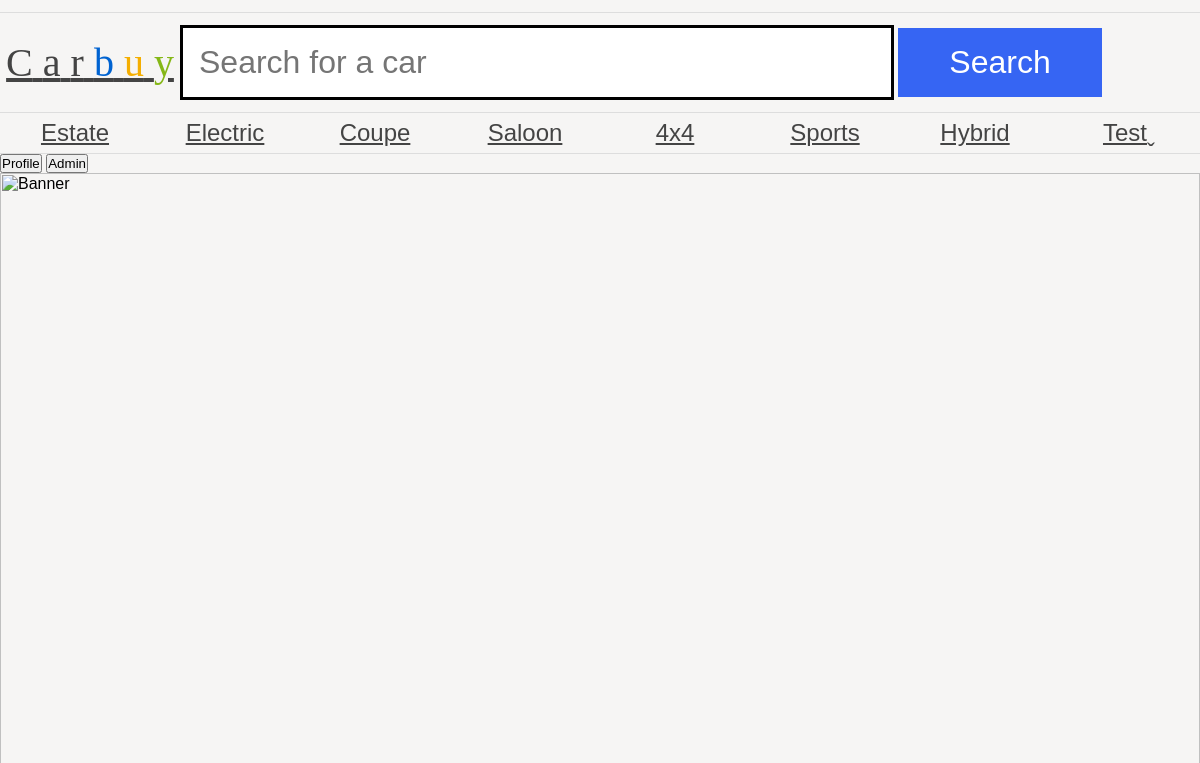
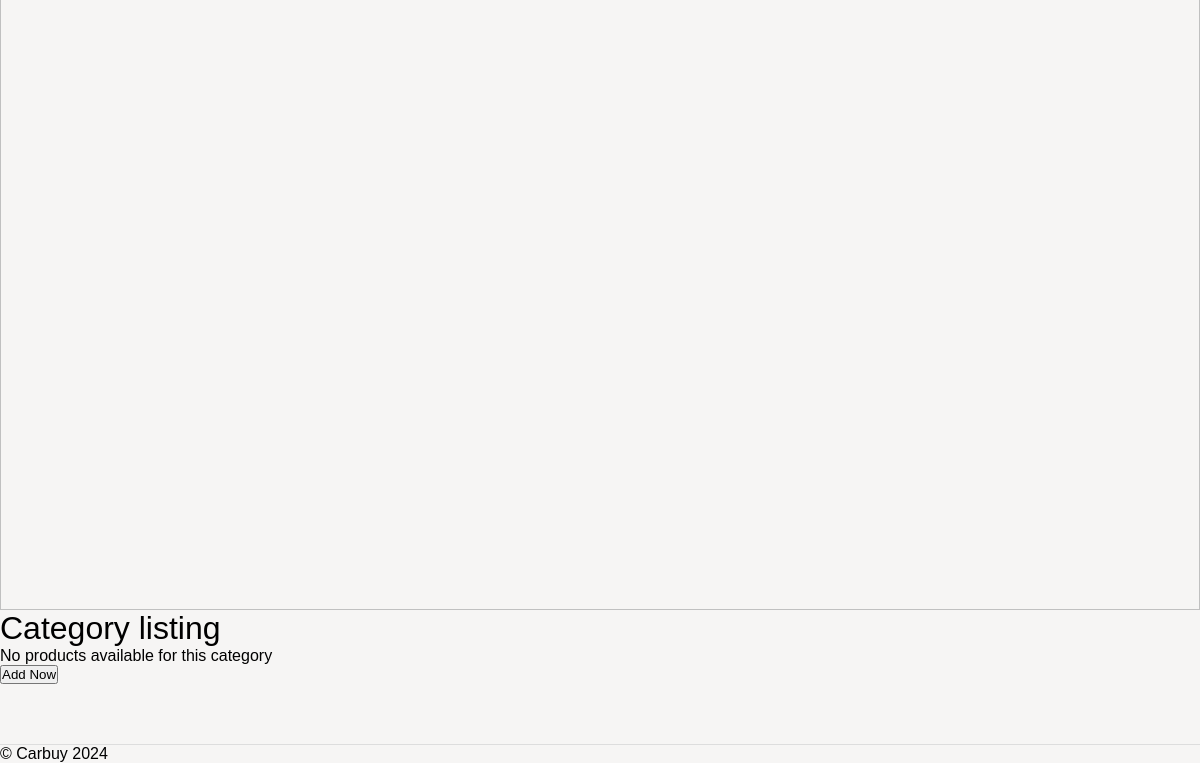
Before: /as1/public/categoryPage.php?categoryID=1 with the older database file (2 pictures, top to bottom).
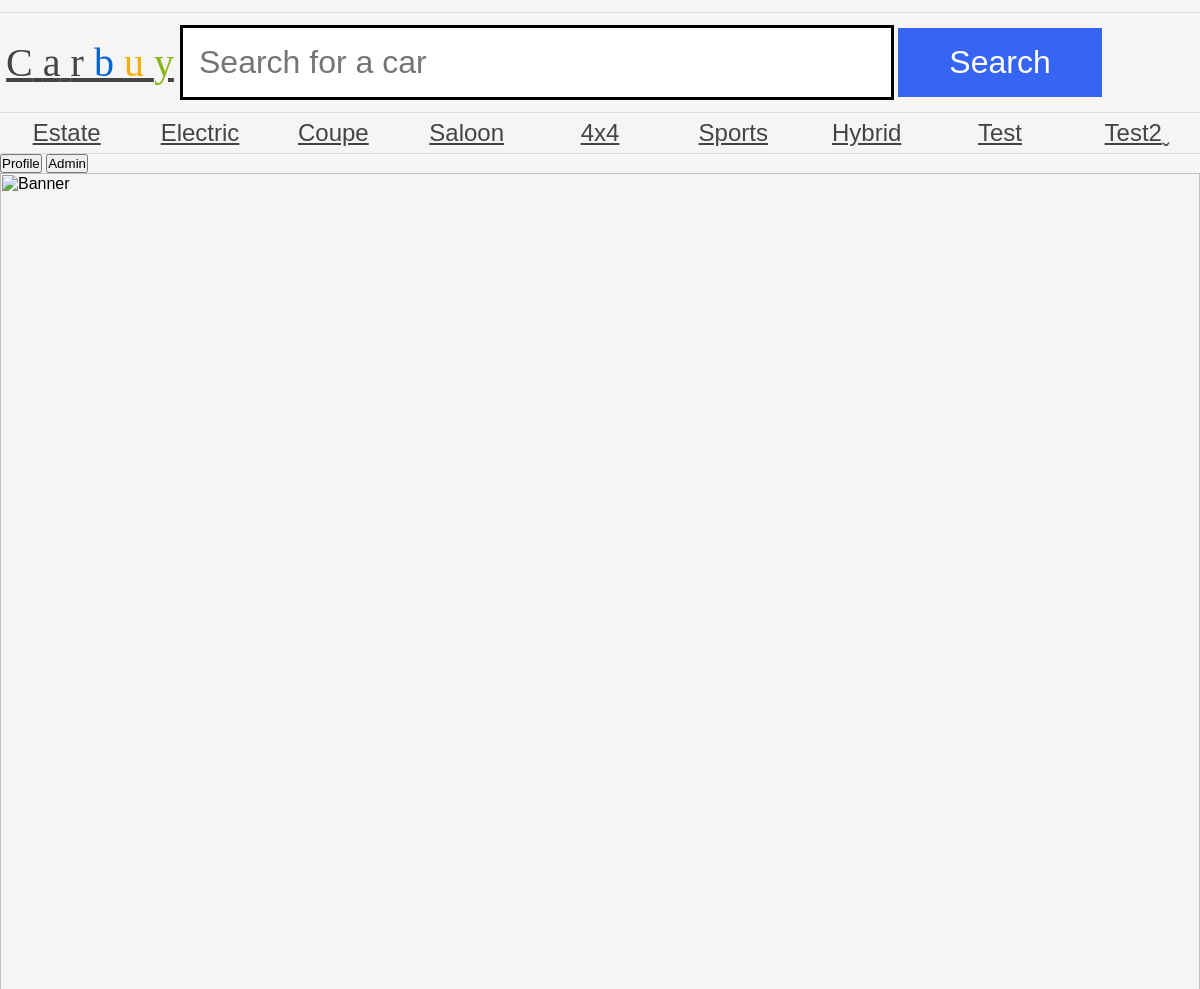
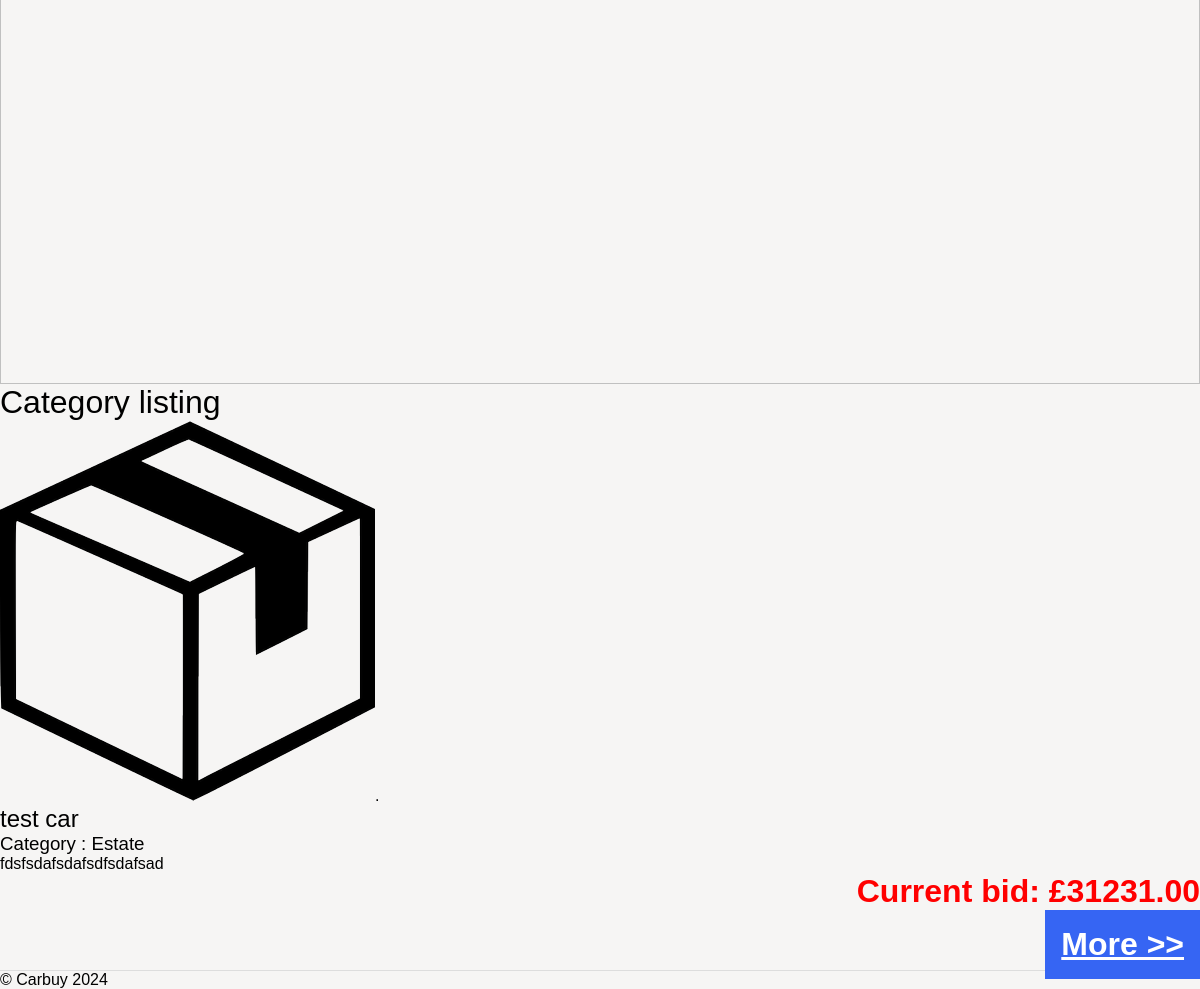
After: the same page with the newer database file (2 pictures, top to bottom).
### tables this page shows
CREATE TABLE `category` (
  `category_id` int(11) NOT NULL AUTO_INCREMENT,
  `name` varchar(255) DEFAULT NULL,
  PRIMARY KEY (`category_id`)
);

CREATE TABLE `auction` (
  `product_id` int(11) NOT NULL AUTO_INCREMENT,
  `title` varchar(255) DEFAULT NULL,
  `endDate` date DEFAULT NULL,
  `description` varchar(255) DEFAULT NULL,
  `categoryId` varchar(255) DEFAULT NULL,
  `price` decimal(8,2) DEFAULT NULL,
  `user_id` int(11) DEFAULT NULL,
  PRIMARY KEY (`product_id`),
  KEY `Foreign` (`user_id`) USING BTREE,
  CONSTRAINT `test` FOREIGN KEY (`user_id`) REFERENCES `users` (`id`) ON DELETE CASCADE ON UPDATE CASCADE
);

### as1/public/dbConn.php (called while the page is built, shortened)
<?php
$username = "v.je";
$password = "v.je";
$conn = new PDO('mysql:dbname=assignment1;host=mysql', $username, $password, [PDO::ATTR_ERRMODE => PDO::ERRMODE_EXCEPTION]);
$getCategoryQuery = $conn->prepare('SELECT * FROM category');
$getCategoryQuery->execute();
$getCategory = $getCategoryQuery->fetchAll();
?>

### as1/public/categoryPage.php (the view)
<?php
include_once('dbConn.php');
require 'header.php';
$getCategoryFromLink = $_GET['categoryID'];
$getCategoryName = $conn->query("SELECT name FROM category WHERE category_id='$getCategoryFromLink'");
$getCategoryName->execute();
$categoryName = $getCategoryName->fetchAll();
foreach ($categoryName as $category) {
    $categoryName = $category['name'];
}
$getCarQuery = $conn->query("SELECT * FROM `auction` WHERE categoryId='$categoryName' ORDER BY endDate DESC LIMIT 10;");
$getCarQuery->execute();
$getCar = $getCarQuery->fetchAll();
echo "<h1>Category listing</h1>";
$CarCount = $getCarQuery->rowCount();
if ($CarCount == 0) {
    echo 'No products available for this category <br/>';
    echo '<a href="addAuction.php"><button>Add Now</button></a>';
} else {
    array_map(function ($Car) {
        $CarName = $Car['title'];
        $CarCategory = $Car['categoryId'];
        $CarDescription = $Car['description'];
        $CarPrice = $Car['price'];
        $CarID = $Car['product_id'];
        echo '
        <ul class="productList">
    <li>
        <img src="car.png" alt="car name">.
        <article>
            <h2>' . $CarName . '</h2>
            <h3>Category : ' . $CarCategory . '</h3>
            <p>' . $CarDescription . '</p>
            <p class="price">Current bid: £' . $CarPrice . '</p>
            <a href=bidAuction.php?CarID=' . $CarID . ' class="more auctionLink"> More &gt;&gt;</a>
        </article>
    </li>';
    }, $getCar);
}
require 'footer.php';
?>

### as1/public/header.php (shortened to what this page needs)
<?php
require 'dbConn.php';
?>
<html>
<head>
	<link rel="stylesheet" href="carbuy.css" />
</head>
<body>
	<header>
		<a href="index.php">
			<h1><span class="C">C</span>
				<span class="a">a</span>
				<span class="r">r</span>
				<span class="b">b</span>
				<span class="u">u</span>
				<span class="y">y</span>
			</h1>
		</a>
		<form action="#">
			<input type="text" name="search" placeholder="Search for a car" />
			<input type="submit" name="submit" value="Search" />
		</form>
	</header>
	<nav>
		<ul>
			<?php
			array_map(function ($category) {
				$categoryName = $category['name'];
				$categoryID = $category['category_id'];
				echo '<li>' . '<a class="categoryLink" href="categoryPage.php?categoryID=' . $categoryID . '">' . $categoryName . '</a>' . '</li>';
			}, array_values($getCategory));
			?>
		</ul>
	</nav>
	<div class="headerButton" style="justify-content: center">
		<button>Profile</button>
	</div>
	<span class="HeaderButton">
		<button>Admin</button>
	</span>
	<img src="banners/1.jpg" alt="Banner" />
</body>
</html>

### as1/public/footer.php (shortened to what this page needs)
<!DOCTYPE html>
<html>
	<head>
    <link rel="stylesheet" href="carbuy.css" />
	</head>
	<body>
			<footer>
				&copy;  Carbuy 2024
			</footer>
	</body>
</html>

### as1/public/carbuy.css (style rules this page uses)
* { margin: 0; padding: 0; }
body { font-family: "Oxygen-Regular", sans-serif; background-color: #f6f5f4; max-width: 100vw; overflow-x: hidden; }
h1, h2, h3, h4 { font-weight: normal; }
a, a:visited { color: #444; }
header { margin-top: 1vw; font-family: "Univers-Light-Normal"; display: grid; grid-template-columns: 15% 85%; align-items: center; padding-top: 1vw; padding-bottom: 1vw; border-top: 1px solid #ddd; border-bottom: 1px solid #ddd; }
header h1 { text-align: center; font-size: 2.5em; }
form { display: block; }
header form input[type="text"] { border: 3px solid black; font-size: 2em; padding: 0.5em; width: 70%; }
body > img { width: 100vw; }
header form input[type="submit"] { background-color: #3665f3; color: white; width: 20%; font-size: 2em; padding: 0.5em; cursor: pointer; border: 0; }
header .b { color: #0063d1; }
header .u { color: #f4ae01; }
header .y { color: #85b716; }
body > nav { border-bottom: 1px solid #ddd; }
body > nav ul li:last-child a:after { content: "ˬ"; position: absolute; }
body > nav ul { display: flex; width: 100vw; list-style-type: none; }
body > nav ul li { flex: 1; }
body > nav ul li a { display: block; text-align: center; padding-top: 0.5vw; padding-bottom: 0.5vw; font-size: 1.5em; }
p.price { display: block; text-align: right; font-weight: bold; font-size: 2em; }
a.more { display: block; text-align: right; font-weight: bold; float: right; background-color: #3665f3; color: white; font-size: 2em; padding: 0.5em; cursor: pointer; }
.price { color: red; }
footer { margin-top: 5vw; border-top: 1px solid #ddd; }

### as1/public/header.php (style rules this page uses)
.HeaderButton { display: inline-block; position: relative; }

Changed rows visible on the page:
added category: name "Test2"
added auction: title "test car", categoryId "Estate", description "fdsfsdafsdafsdfsdafsad", price "31231.00"
Other visible differences:
text no longer shown: "No products available for this category Add Now"
text now shown: ". Category : Current bid: £ More >>"
